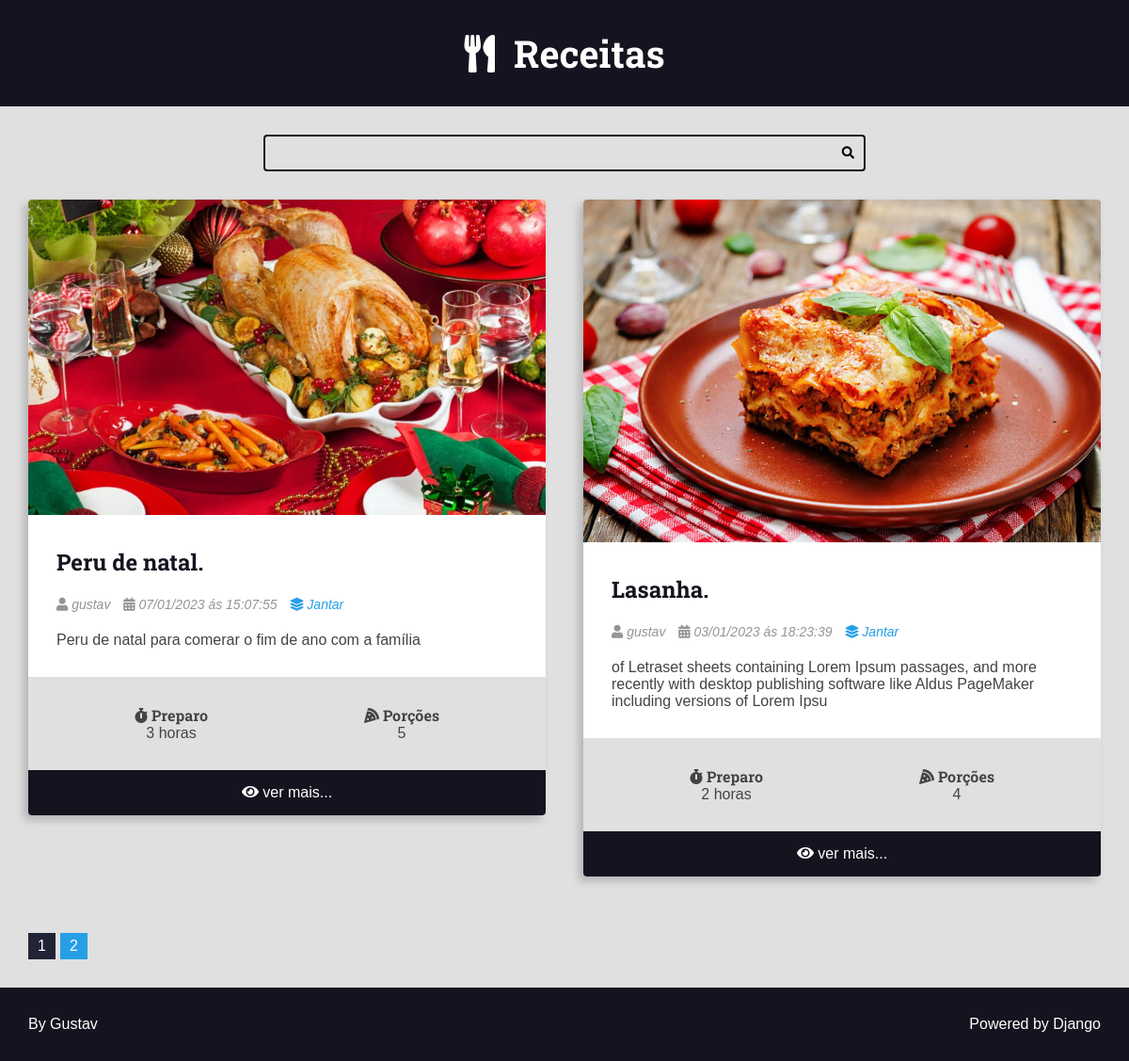
The page / on the database its author committed.
### recipes/models.py (models this page shows, shortened)
class Recipe(models.Model):
    title = models.CharField(max_length=65)
    description = models.CharField(max_length=165)
    slug = models.SlugField(unique=True)
    preparation_time = models.IntegerField()
    preparation_time_unit = models.CharField(max_length=65)
    servings = models.IntegerField()
    servings_unit = models.CharField(max_length=65)
    preparation_steps = models.TextField()
    preparation_steps_is_html = models.BooleanField(default=False)
    created_at = models.DateTimeField(auto_now_add=True)
    updated_at = models.DateTimeField(auto_now=True)
    is_published = models.BooleanField(default=False)
    cover = models.ImageField(
        upload_to='recipes/covers/%Y/%m/%d/',  blank=True,  default=''
        )
    category = models.ForeignKey(
        Category, on_delete=models.SET_NULL, null=True, default=None
        )
    author = models.ForeignKey(User, on_delete=models.SET_NULL, null=True)

class Category(models.Model):
    name = models.CharField(max_length=60)

### recipes/views.py (the view)
# urls.py: 2. Add a URL to urlpatterns:  path('', views.home, name='home')
def home(request: HttpRequest) -> HttpResponse:
    recipes: QueryDict = Recipe.objects.filter(is_published=True).order_by('-id')  # noqa: E501
    page_obj, pagination_range = make_pagination(
            request=request,
            query_set=recipes,
            per_page=PER_PAGE,
            qty_pages=4
    )
    return render(
        request, 'recipes/pages/home.html', context={'recipes': page_obj, 'pagination_range': pagination_range}  # noqa: E501
        )

### utils/pagination.py (called while the page is built)
def make_pagination(request: HttpRequest, qty_pages: int, query_set: QueryDict, per_page: str) -> tuple:  # noqa? E501
    try:
        current_page = int(request.GET.get('page', 1))
    except ValueError:
        current_page = 1
    paginator = Paginator(query_set, per_page)
    page_obj = paginator.get_page(current_page)
    pagination_range = make_pagination_range(
        paginator.page_range,
        qty_pages,
        current_page
    )
    return page_obj, pagination_range

### recipes/templates/recipes/pages/home.html (shortened to what this page needs)
{% extends 'global/base.html'%}
{% block 'content'%}
    <div class="main-content main-content-list container">
        {% for recipe in recipes %}
            {% include 'recipes/partials/recipe.html'%}
        {% empty %}
            <div class="center" style="margin-bottom: 550px;">
                <h1>There are no recipes here!</h1>
            </div>
        {% endfor %}
    </div>
{% endblock%}

### base_templates/global/base.html (shortened to what this page needs)
<!DOCTYPE html>
<html lang="pt-br">
<head>
    {% include 'global/partials/head.html'%}
</head>
<body>
    {% include 'global/partials/header.html'%}
    {% include 'global/partials/search.html'%}
    <main class="main-content-container">
        {% block 'content'%}{% endblock %}
        {% include 'global/partials/pagination.html'%}
    </main>
    {% include 'global/partials/footer.html'%}
</body>
</html>

### base_templates/global/partials/head.html (shortened to what this page needs)
{% load static %}
<link rel="stylesheet" href="https://cdnjs.cloudflare.com/ajax/libs/font-awesome/5.15.4/css/fontawesome.min.css" />
<link rel="stylesheet" href="https://cdnjs.cloudflare.com/ajax/libs/font-awesome/5.15.4/css/solid.min.css" />
<link rel="stylesheet" href="{% static 'css/style.css'%}">
<link rel="stylesheet" href="https://cdnjs.cloudflare.com/ajax/libs/font-awesome/5.15.4/css/brands.min.css" />

### base_templates/global/partials/header.html
<header class="main-header-container">
    <div class="main-header container">
        <h1>
            <a class="main-logo " href="{% url 'recipes:home'%}">
                <i class="fas fa-utensils main-logo-icon"></i>
                <span>Receitas </span>
            </a>
        </h1>
    </div>
</header>

### base_templates/global/partials/search.html
<div class="search-container">
    <div class="container">
        <form action="{% url 'recipes:search' %}" method="GET" class="search-form">
            <input type="search" class="search-input" name="search" value="{{request.GET.search}}"  required>
            <button type="submit" class="search-button"><i class="fas fa-search"></i></button>
        </form>
</div>

### recipes/templates/recipes/partials/recipe.html (shortened to what this page needs)
<div class="recipe recipe-list-item">
    <div class="recipe-cover">
        {% if recipe.cover%}
            <a href="{% url  'recipes:recipe' recipe.id %}">
            <img src="{{recipe.cover.url}}" alt="Temporário">
            </a>
        {% endif %}
    </div>
    <div class="recipe-title-container">
        <h2 class="recipe-title">
            <a href="{% url  'recipes:recipe' recipe.id %}">
                {{recipe.title}}.
            </a>
        </h2>
    </div>
    <div class="recipe-author">
        {%if recipe.author is not None%}
            <span class="recipe-author-item">
                <i class="fas fa-user"></i>
                {% if recipe.first_name%}
                    {{recipe.author.first_name}} {{recipe.author.last_name}}
                {% else%}
                    {{recipe.author.username}}
                {% endif %}
            </span>
        {% endif %}
        <span class="recipe-author-item">
            <i class="fas fa-calendar-alt"></i>
            {{recipe.created_at|date:"d/m/Y"}} ás {{recipe.created_at|date:"H:i:s"}}
        </span>
        {% if recipe.category is not None%}
            <span class="recipe-author-item">
                <a href="{% url 'recipes:category' recipe.category.id %}">
                    <i class="fas fa-layer-group"></i>
                    <span>{{recipe.category.name}}</span>
                </a>
            </span>
        {% endif %}
    </div>
    <div class="recipe-content">
        <p>{{recipe.description}}</p>
    </div>
    <div class="recipe-meta-container">
        <div class="recipe-meta recipe-preparation">
            <h3 class="recipe-meta-title"><i class="fas fa-stopwatch"></i> Preparo</h3>
            <div class="recipe-meta-text">
                {{recipe.preparation_time}} {{recipe.preparation_time_unit}}
            </div>
        </div>
        <div class="recipe-meta recipe-servings">
            <h3 class="recipe-meta-title"><i class="fas fa-pizza-slice"></i> Porções</h3>
            <div class="recipe-meta-text">
                {{recipe.servings}} {{recipes.servings_unit}}
            </div>
        </div>
    </div>
    {% if is_detail_page is not True%}
        <footer class="recipe-footer">
            <a class="recipe-read-more button button-dark button-full-width" href="{% url 'recipes:recipe' recipe.id %}">
                <i class="fas fa-eye"></i>
                <span>ver mais...</span>
            </a>
        </footer>
    {% endif %}
</div>

### base_templates/global/partials/pagination.html (shortened to what this page needs)
{% if recipes.has_other_pages %}
  <div class="container pagination">
    <div class="pagination-content">
      {% for page in pagination_range.pagination %}
        {% if pagination_range.current_page == page%}
          <a class="page-link page-item page-current" href="?page={{ page }}{{adittional_url_query}}">{{ page }}</a>
        {% else %}
          <a class="page-link page-item" href="?page={{ page }}{{adittional_url_query}}">{{ page }}</a>
        {% endif %}
      {% endfor %}
    </div>
  </div>
{% endif %}

### base_templates/global/partials/footer.html
<footer class="main-footer navbar-fixed-bottom">
    <div class="developer">
      <a href="https://www.otaviomiranda.com.br/" target="_blank" rel="noreferrer noopener">By Gustav</a>
    </div>
    <div class="powered">
      <a href="https://www.djangoproject.com/" target="_blank" rel="noreferrer noopener">Powered by Django</a>
    </div>
</footer>

### base_static/global/css/style.css (style rules this page uses)
:root { --color-primary: #269fe6; --color-primary-hover: #2086c2; --color-primary-dark: #13141f; --color-primary-dark-hover: #212336; --color-primary-light: #d4ecfa; --color-primary-light-hover: #bdd8e7; --color-white: #fff; --color-black: #000; --color-dark-text: #444; --color-info-light: #cce5ff; --color-debug-light: #cce5ff; --color-success-light: #d4edda; --color-alert-light: #fff3cd; --color-warning-light: #fff3cd; --color-error-light: #f8d7da; --color-info-dark: #4d86c4; --color-debug-dark: #4d86c4; --color-success-dark: #4a9c5d; --color-alert-dark: #927f40; --color-warning-dark: #927f40; --color-error-dark: #da525d; --color-gray-0: #f9f9f9; --color-gray-1: #e0e0e0; --color-gray-2: #c7c7c7; --color-gray-3: #aeaeae; --color-gray-4: #959595; --color-gray-5: #7d7d7d; --color-gray-6: #646464; --color-gray-7: #4b4b4b; --color-gray-8: #323232; --color-gray-9: #191919; --font-primary: sans-serif; --font-headings: 'Roboto Slab', serif; --spacing-gutter-medium: 3rem; --spacing-gutter-large: 4rem; }
* { padding: 0; margin: 0; box-sizing: border-box; }
html { font-size: 62.5%; }
body { font-size: 1.6rem; font-family: var(--font-primary); background: var(--color-gray-1); color: var(--color-dark-text); }
h1, h2, h3, h4, h5, h6 { font-family: var(--font-headings); }
img { max-width: 100%; }
a { color: var(--color-primary); text-decoration: none; }
.container { max-width: 144rem; margin: 0 auto; padding: var(--spacing-gutter-medium); }
.main-header-container { background: var(--color-primary-dark); }
.main-logo { font-size: 4rem; color: var(--color-white); text-decoration: none; display: flex; flex-flow: row nowrap; align-items: center; justify-content: center; width: fit-content; margin: 0 auto; }
.main-logo-icon { margin-right: 2rem; }
.search-form { border: 0.2rem solid var(--color-primary-dark); max-width: 64rem; margin: 0 auto; border-radius: 0.4rem; position: relative; transition: all 300ms ease-in-out; }
.search-input, .search-button { border: none; background: none; outline: none; padding: 1rem; transition: all 300ms ease-in-out; }
.search-input { width: 100%; padding-right: 3rem; }
.search-button { position: absolute; top: 0; right: 0; }
.main-content { padding-top: 0; }
.main-content-list { display: grid; grid-template-columns: repeat(auto-fit, minmax(340px, 1fr)); gap: var(--spacing-gutter-large); }
.recipe { background: var(--color-white); box-shadow: -5px 5px 10px rgba(0, 0, 0, 0.2); transform: scale(1); transition: all 300ms ease-in-out; border-radius: 0.4rem; overflow: hidden; }
.recipe img { max-width: 100%; }
.recipe-list-item { max-width: 64rem; height: fit-content; }
.recipe-title-container { padding: var(--spacing-gutter-medium); padding-bottom: 2rem; }
.recipe-title-container a { text-decoration: none; color: var(--color-primary-dark); }
.recipe-author { padding: 0 var(--spacing-gutter-medium); }
.recipe-content { padding: var(--spacing-gutter-medium); padding-top: 2rem; }
.recipe-author-item { color: var(--color-gray-4); margin-right: 1rem; font-style: italic; font-size: 1.4rem; }
.recipe-author a { color: var(--color-primary); transition: all 300ms ease-in-out; text-decoration: none; }
.recipe-meta-container { display: flex; flex-flow: row wrap; padding: var(--spacing-gutter-medium); background: var(--color-gray-1); }
.recipe-meta { display: flex; flex-flow: column nowrap; flex-shrink: 1; flex-grow: 1; text-align: center; }
.recipe-meta-title { font-size: 1.6rem; }
.recipe-footer a { background: var(--color-primary-dark); display: block; color: var(--color-white); text-decoration: none; text-align: center; padding: 1.5rem var(--spacing-gutter-medium); transition: all 300ms ease-in-out; }
.main-footer { display: flex; align-items: center; justify-content: space-between; background: var(--color-primary-dark); color: var(--color-white); padding: var(--spacing-gutter-medium); }
.main-footer a { color: var(--color-white); text-decoration: none; transition: all 300ms ease-in-out; }
.pagination-content { display: flex; flex-flow: row wrap; gap: 1rem 0.5rem; }
.pagination .page-item { background: var(--color-gray-2); padding: 0.5rem 1rem; }
.pagination .page-link { text-decoration: none; background: var(--color-primary); color: var(--color-white) }
.pagination .page-current { background: var(--color-primary-dark-hover); }

### rows shown on the page
Recipe: cover (picture), title "Peru de natal", author.username "gustav", created_at "07/01/2023", created_at "15:07:55", category.name "Jantar", description "Peru de natal para comerar o fim de ano com a família", preparation_time "3", preparation_time_unit "horas", servings "5"
Recipe: cover (picture), title "Lasanha", author.username "gustav", created_at "03/01/2023", created_at "18:23:39", category.name "Jantar", description "of Letraset sheets containing Lorem Ipsum passages, and more recently with desktop publishing software like Aldus PageMaker including versions of Lorem Ipsu", preparation_time "2", preparation_time_unit "horas", servings "4"

### other values the page prints
{{ page }} "1"
{{ page }} "2"
